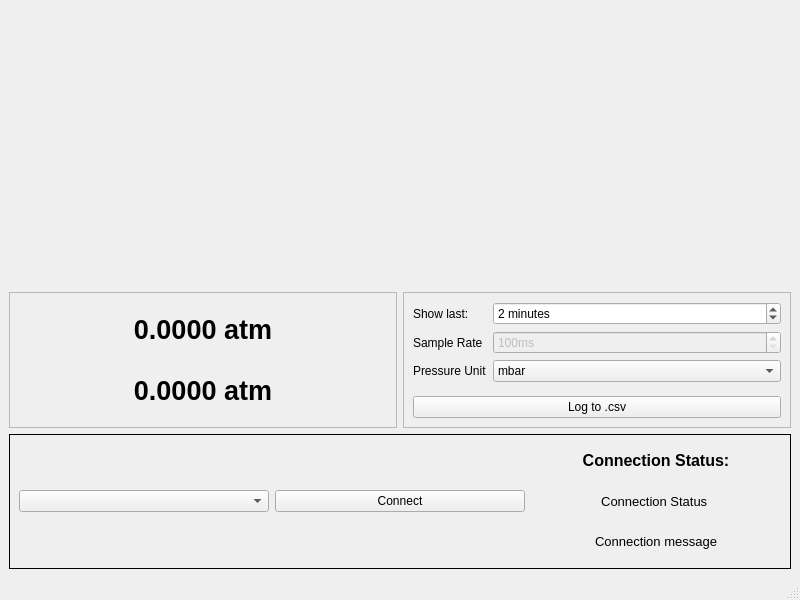
<?xml version="1.0" encoding="UTF-8"?>
<ui version="4.0">
 <class>PressureWidget</class>
 <widget class="QMainWindow" name="PressureWidget">
  <property name="geometry">
   <rect>
    <x>0</x>
    <y>0</y>
    <width>800</width>
    <height>600</height>
   </rect>
  </property>
  <property name="windowTitle">
   <string>PressureWidget</string>
  </property>
  <widget class="QWidget" name="centralwidget">
   <layout class="QVBoxLayout" name="verticalLayout_3">
    <item>
     <widget class="PlotWidget" name="pressurePlotWidget" native="true"/>
    </item>
    <item>
     <layout class="QVBoxLayout" name="verticalLayout_2">
      <item>
       <layout class="QHBoxLayout" name="horizontalLayout_3">
        <item>
         <widget class="QFrame" name="frame_3">
          <property name="frameShape">
           <enum>QFrame::StyledPanel</enum>
          </property>
          <property name="frameShadow">
           <enum>QFrame::Raised</enum>
          </property>
          <layout class="QVBoxLayout" name="verticalLayout">
           <item>
            <widget class="QLabel" name="pressureDisplay_0">
             <property name="font">
              <font>
               <pointsize>20</pointsize>
               <bold>true</bold>
              </font>
             </property>
             <property name="text">
              <string>0.0000 atm</string>
             </property>
             <property name="alignment">
              <set>Qt::AlignCenter</set>
             </property>
            </widget>
           </item>
           <item>
            <widget class="QLabel" name="pressureDisplay_1">
             <property name="font">
              <font>
               <pointsize>20</pointsize>
               <bold>true</bold>
              </font>
             </property>
             <property name="text">
              <string>0.0000 atm</string>
             </property>
             <property name="alignment">
              <set>Qt::AlignCenter</set>
             </property>
            </widget>
           </item>
          </layout>
         </widget>
        </item>
        <item>
         <widget class="QFrame" name="frame_2">
          <property name="frameShape">
           <enum>QFrame::StyledPanel</enum>
          </property>
          <property name="frameShadow">
           <enum>QFrame::Raised</enum>
          </property>
          <layout class="QVBoxLayout" name="verticalLayout_4">
           <item>
            <layout class="QFormLayout" name="formLayout">
             <item row="0" column="0">
              <widget class="QLabel" name="label_2">
               <property name="text">
                <string>Show last:</string>
               </property>
              </widget>
             </item>
             <item row="0" column="1">
              <widget class="QSpinBox" name="minutesSpinBox">
               <property name="buttonSymbols">
                <enum>QAbstractSpinBox::UpDownArrows</enum>
               </property>
               <property name="suffix">
                <string> minutes</string>
               </property>
               <property name="maximum">
                <number>60</number>
               </property>
               <property name="value">
                <number>2</number>
               </property>
              </widget>
             </item>
             <item row="1" column="0">
              <widget class="QLabel" name="sampleRateLabel">
               <property name="text">
                <string>Sample Rate</string>
               </property>
              </widget>
             </item>
             <item row="1" column="1">
              <widget class="QSpinBox" name="sampleRateSpinBox">
               <property name="enabled">
                <bool>false</bool>
               </property>
               <property name="suffix">
                <string>ms</string>
               </property>
               <property name="minimum">
                <number>100</number>
               </property>
               <property name="maximum">
                <number>5000</number>
               </property>
              </widget>
             </item>
             <item row="2" column="0">
              <widget class="QLabel" name="pressureUnitLabel">
               <property name="text">
                <string>Pressure Unit</string>
               </property>
              </widget>
             </item>
             <item row="2" column="1">
              <widget class="QComboBox" name="pressureUnitComboBox">
               <item>
                <property name="text">
                 <string>mbar</string>
                </property>
               </item>
               <item>
                <property name="text">
                 <string>torr</string>
                </property>
               </item>
              </widget>
             </item>
            </layout>
           </item>
           <item>
            <widget class="QPushButton" name="csvButton">
             <property name="text">
              <string>Log to .csv</string>
             </property>
            </widget>
           </item>
          </layout>
         </widget>
        </item>
       </layout>
      </item>
      <item>
       <widget class="QFrame" name="frame">
        <property name="frameShape">
         <enum>QFrame::Box</enum>
        </property>
        <property name="frameShadow">
         <enum>QFrame::Plain</enum>
        </property>
        <property name="lineWidth">
         <number>1</number>
        </property>
        <layout class="QHBoxLayout" name="horizontalLayout">
         <item>
          <widget class="QComboBox" name="serialPortComboBox"/>
         </item>
         <item>
          <widget class="QPushButton" name="connectButton">
           <property name="text">
            <string>Connect</string>
           </property>
          </widget>
         </item>
         <item>
          <layout class="QVBoxLayout" name="verticalLayout2">
           <item>
            <widget class="QLabel" name="label">
             <property name="lineWidth">
              <number>1</number>
             </property>
             <property name="text">
              <string>&lt;html&gt;&lt;head/&gt;&lt;body&gt;&lt;p&gt;&lt;span style=&quot; font-size:12pt; font-weight:700;&quot;&gt;Connection Status:&lt;/span&gt;&lt;/p&gt;&lt;/body&gt;&lt;/html&gt;</string>
             </property>
             <property name="alignment">
              <set>Qt::AlignCenter</set>
             </property>
            </widget>
           </item>
           <item>
            <widget class="QLabel" name="connectionStatus">
             <property name="text">
              <string>&lt;html&gt;&lt;head/&gt;&lt;body&gt;&lt;p&gt;&lt;span style=&quot; font-size:10pt;&quot;&gt;Connection Status &lt;/span&gt;&lt;/p&gt;&lt;/body&gt;&lt;/html&gt;</string>
             </property>
             <property name="alignment">
              <set>Qt::AlignCenter</set>
             </property>
            </widget>
           </item>
           <item>
            <widget class="QLabel" name="refreshNotificationLabel">
             <property name="text">
              <string>&lt;html&gt;&lt;head/&gt;&lt;body&gt;&lt;p&gt;&lt;span style=&quot; font-size:10pt;&quot;&gt;Connection message&lt;/span&gt;&lt;/p&gt;&lt;/body&gt;&lt;/html&gt;</string>
             </property>
             <property name="alignment">
              <set>Qt::AlignCenter</set>
             </property>
            </widget>
           </item>
          </layout>
         </item>
        </layout>
       </widget>
      </item>
     </layout>
    </item>
   </layout>
  </widget>
  <widget class="QMenuBar" name="menubar">
   <property name="geometry">
    <rect>
     <x>0</x>
     <y>0</y>
     <width>800</width>
     <height>22</height>
    </rect>
   </property>
  </widget>
  <widget class="QStatusBar" name="statusbar"/>
 </widget>
 <customwidgets>
  <customwidget>
   <class>PlotWidget</class>
   <extends>QWidget</extends>
   <header>pyqtgraph</header>
   <container>1</container>
  </customwidget>
 </customwidgets>
 <resources/>
 <connections/>
</ui>
